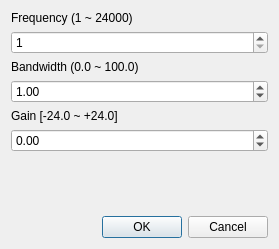
<?xml version="1.0" encoding="UTF-8"?>
<ui version="4.0">
 <class>addpoint</class>
 <widget class="QDialog" name="addpoint">
  <property name="geometry">
   <rect>
    <x>0</x>
    <y>0</y>
    <width>279</width>
    <height>249</height>
   </rect>
  </property>
  <property name="windowTitle">
   <string>Add Point</string>
  </property>
  <property name="modal">
   <bool>true</bool>
  </property>
  <layout class="QVBoxLayout" name="verticalLayout">
   <item>
    <widget class="QLabel" name="label">
     <property name="text">
      <string>Frequency (1 ~ 24000)</string>
     </property>
    </widget>
   </item>
   <item>
    <widget class="QSpinBox" name="freq">
     <property name="minimum">
      <number>1</number>
     </property>
     <property name="maximum">
      <number>24000</number>
     </property>
     <property name="singleStep">
      <number>10</number>
     </property>
    </widget>
   </item>
   <item>
    <widget class="QLabel" name="label_2">
     <property name="text">
      <string>Bandwidth (0.0 ~ 100.0)</string>
     </property>
    </widget>
   </item>
   <item>
    <widget class="QDoubleSpinBox" name="bw">
     <property name="maximum">
      <double>100.000000000000000</double>
     </property>
     <property name="singleStep">
      <double>0.200000000000000</double>
     </property>
     <property name="value">
      <double>1.000000000000000</double>
     </property>
    </widget>
   </item>
   <item>
    <widget class="QLabel" name="label_3">
     <property name="text">
      <string>Gain [-24.0 ~ +24.0]</string>
     </property>
    </widget>
   </item>
   <item>
    <widget class="QDoubleSpinBox" name="gain">
     <property name="minimum">
      <double>-24.000000000000000</double>
     </property>
     <property name="maximum">
      <double>24.000000000000000</double>
     </property>
     <property name="singleStep">
      <double>0.200000000000000</double>
     </property>
    </widget>
   </item>
   <item>
    <spacer name="verticalSpacer">
     <property name="orientation">
      <enum>Qt::Vertical</enum>
     </property>
     <property name="sizeHint" stdset="0">
      <size>
       <width>20</width>
       <height>40</height>
      </size>
     </property>
    </spacer>
   </item>
   <item>
    <widget class="QDialogButtonBox" name="buttonBox">
     <property name="orientation">
      <enum>Qt::Horizontal</enum>
     </property>
     <property name="standardButtons">
      <set>QDialogButtonBox::Cancel|QDialogButtonBox::Ok</set>
     </property>
    </widget>
   </item>
  </layout>
 </widget>
 <resources/>
 <connections>
  <connection>
   <sender>buttonBox</sender>
   <signal>accepted()</signal>
   <receiver>addpoint</receiver>
   <slot>accept()</slot>
   <hints>
    <hint type="sourcelabel">
     <x>248</x>
     <y>254</y>
    </hint>
    <hint type="destinationlabel">
     <x>157</x>
     <y>274</y>
    </hint>
   </hints>
  </connection>
  <connection>
   <sender>buttonBox</sender>
   <signal>rejected()</signal>
   <receiver>addpoint</receiver>
   <slot>reject()</slot>
   <hints>
    <hint type="sourcelabel">
     <x>316</x>
     <y>260</y>
    </hint>
    <hint type="destinationlabel">
     <x>286</x>
     <y>274</y>
    </hint>
   </hints>
  </connection>
 </connections>
</ui>
